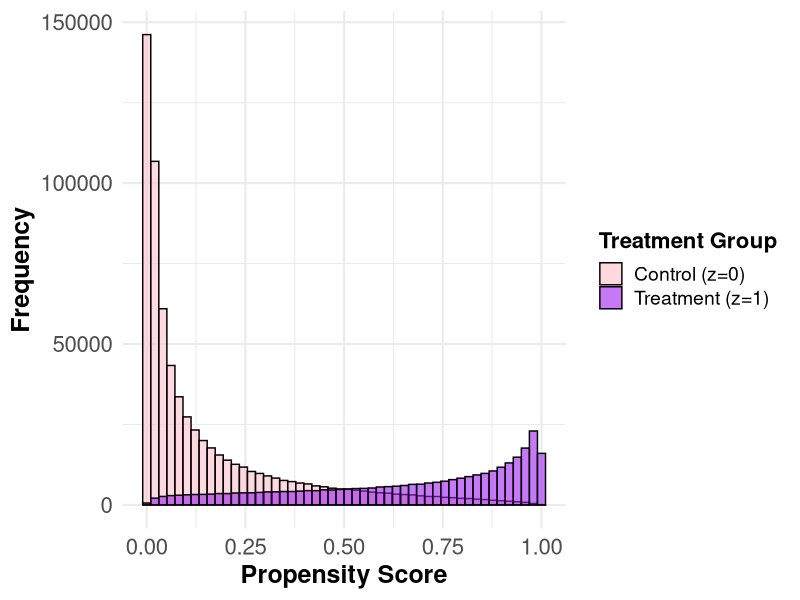

This chart was generated by the following R code: (Note: this script raises an error after producing the figure.)
# Required R packages for data generation and analysis
library(survey)         # Survey data analysis
library(doParallel)     # Parallel processing
library(foreach)        # Looping in parallel
library(xtable)         # Table formatting for LaTeX
library(data.table)     # Data manipulation
library(sampling)       # Sampling techniques
library(MatchIt)        # Propensity score matching
library(Hmisc)          # Data utility functions
library(nloptr)         # Nonlinear optimization
library(numDeriv)       # Numerical derivatives
library(MASS)           # Statistical methods
library(patchwork)      # Plot layout organization
library(boot)           # Bootstrap resampling
library(magrittr)       # Pipe operator (%>%)

# Set the working directory
setwd("/Volumes/T7 Shield/R_SW_Final_Data_0118_2025/TestReformSimulation/")

# Define global parameters for population and sample generation
N           = 1000000            # Total population size
n           = N * 0.005          # Sample size (0.5% of the population)
n_covar     = 7                  # Number of covariates (6 regular + 1 associated with missingness if needed)
n_strata    = 10                 # Number of strata in the population
n_cluster   = 20                 # Number of clusters within each stratum
n_scenarios = 1                  # Number of scenarios to consider
tau_strata  = 0.35               # Standard deviation of covariate means across strata
min_prob    = 0.000              # Minimum probability threshold to avoid near-zero values
tau_cluster = c(0.15)            # Standard deviation of covariate means across clusters
s.m         = 1                  # Scaling factor for the simulation
# n.reps      = 5000             # Number of simulation replicates

# Set the seed for reproducibility
set.seed(20220930)


############################################################################################################################
# Generate Super Population Data
############################################################################################################################

# Initialize list to store datasets across scenarios
data_sets = list()


for(scenario in 1:n_scenarios){
  # Means in Matrix
  mu_strata  = matrix(rnorm(n_strata * n_covar, mean = 0, sd = tau_strata), nrow = n_strata, ncol = n_covar)  # Mean structure for strata
  mu_cluster = matrix(rnorm(n_cluster * n_covar, mean = 0, sd = tau_cluster[scenario]), nrow = n_cluster, ncol = n_covar)  # Mean structure for clusters
  
  # Identifying the STRATA EFFECT by stratum and covariates
  # Define row names (Strata)
  strata_row = rep(NA, n_strata)
  for (strata in 1:n_strata) {
    strata_row[strata] = paste("Strata", strata, sep = "_")
  }
  rownames(mu_strata) = strata_row
  
  # Define column names (Covariates)
  strata_col = rep(NA, n_covar)
  for (covariate in 1:n_covar) {
    strata_col[covariate] = paste("Covariate", covariate, sep = "_")
  }
  colnames(mu_strata) = strata_col
  
  # Identifying the CLUSTER EFFECT by cluster and covariates
  # Define row names (Clusters)
  cluster_row = rep(NA, n_cluster)
  for (cluster in 1:n_cluster) {
    cluster_row[cluster] = paste("Cluster", cluster, sep = "_")
  }
  rownames(mu_cluster) = cluster_row
  
  # Define column names (Covariates)
  cluster_col = rep(NA, n_covar)
  for (covariate in 1:n_covar) {
    cluster_col[covariate] = paste("Covariate", covariate, sep = "_")
  }
  colnames(mu_cluster) = cluster_col
  
  ############################################################################################################################
  # CREATING THE COVARIATES
  ############################################################################################################################
  
  cluster_l  = list()  # Temporary storage for cluster-level data
  strata_l   = list()  # Temporary storage for stratum-level data
  variable_l = list()  # Temporary storage for each covariate
  
  # Generate covariates for all subjects across clusters and strata
  for (variable in 1:n_covar) {  # Iterate over covariates
    for (strata in 1:n_strata) {  # Iterate over strata
      for (cluster in 1:n_cluster) {  # Iterate over clusters
        
        # Generate data for subjects in a specific cluster within a stratum
        data = cbind(
          rep((strata - 1) * n_cluster + cluster, N / (n_strata * n_cluster)),  # Cluster index
          rep(strata, N / (n_strata * n_cluster)),  # Stratum index
          rnorm(N / (n_strata * n_cluster), mean = mu_cluster[cluster, variable] + mu_strata[strata, variable])  # Covariate values
        )
        
        colnames(data) = c("Cluster", "Strata", paste("X", variable, sep = ""))  # Define column names
        cluster_l[[cluster]] = data
      }
      strata_l[[strata]] = do.call("rbind", cluster_l)  # Combine cluster data within each stratum
    }
    variable_l[[variable]] = data.frame(do.call("rbind", strata_l))  # Combine stratum data for each covariate
  }
  
  # Combine all covariate data into a single dataset
  data = variable_l[[1]]  # Initialize with the first covariate
  for (variable in 2:n_covar) {
    data = cbind(data, variable_l[[variable]][, 3])  # Add covariate values (3rd column corresponds to covariate values Xi)
  }
  
  # Define column names for the covariate dataset
  var_col = rep(NA, n_covar)
  for (covariate in 1:n_covar) {
    var_col[covariate] = paste("x", covariate, sep = "")  # Define covariate names
  }
  
  colnames(data) = c("Cluster", "Strata", var_col)  # Assign final column names
  
  
  ############################################################################################################################
  # PROPENSITY SCORE MODEL
  ############################################################################################################################
  
  # Logistic (expit) function for probability calculation
  expit = function(x) { exp(x) / (1 + exp(x)) }
  
  # Define coefficients for the logistic regression model
  a0 = log(20 / 80)  # Intercept
  a1 = log(1.10)     # Coefficient for x1
  a2 = log(1.25)     # Coefficient for x2
  a3 = log(1.50)     # Coefficient for x3
  a4 = log(1.75)     # Coefficient for x4
  a5 = log(2.00)     # Coefficient for x5
  a6 = log(2.50)     # Coefficient for x6
  a7 = log(1.10)     # Interaction term coefficient for x1 * x2
  
  delta_z = 2  # Scaling factor for treatment assignment effects
  
  # Calculate the propensity score formula using the logistic model
  formula = a0 + delta_z * (
    a1 * data$x1 + a2 * data$x2 + a3 * data$x3 + a4 * data$x4 + 
      a5 * data$x5 + a6 * data$x6 + a7 * data$x1 * data$x2
  )
  
  # Calculate propensity scores
  prob_treat = expit(formula)  # Treatment probabilities for each individual
  
  # Assign propensity scores to the dataset
  data$prob_treat = prob_treat
  
  # Simulate treatment assignment based on propensity scores
  data$z = rbinom(N, 1, prob_treat)  # Treatment indicator: z ~ Bernoulli(prob_treat)
  
  ############################################################################################################################
  # VISUALIZE PROPENSITY SCORE DISTRIBUTION
  ############################################################################################################################
  
  # Load required package for visualization
  library(ggplot2)
  
  # Convert treatment indicator into a factor for labeling in the plot
  data$TreatmentGroup <- factor(data$z, 
                                levels = c(0, 1), 
                                labels = c("Control (z=0)", "Treatment (z=1)"))
  
  # Create a histogram of propensity scores by treatment group
  p_good_overlap <- ggplot(data, aes(x = prob_treat, fill = TreatmentGroup)) +
    geom_histogram(alpha = 0.6, position = "identity", bins = 50, color = "black") +
    scale_fill_manual(values = c("Control (z=0)" = "pink", "Treatment (z=1)" = "purple")) +
    labs(x = "Propensity Score", y = "Frequency", fill = "Treatment Group") +
    theme_minimal(base_size = 16) +
    theme(
      # Customize axis titles and text for readability
      axis.title = element_text(face = "bold", size = 18),
      axis.text = element_text(size = 16),
      # Customize legend for better interpretability
      legend.title = element_text(face = "bold", size = 16),
      legend.text = element_text(size = 14),
      # Optionally, adjust plot title formatting if used
      plot.title = element_text(face = "bold", size = 20)
    )
  
  # Display the plot
  print(p_good_overlap)
  
  ############################################################################################################################
  # OUTCOME MODEL CONTINUOUS (Y)
  ############################################################################################################################
  
  # Define coefficients for the outcome model
  b0  = 0.00   # Intercept
  b1  = 2.50   # Coefficient for x1
  b2  = -2.00  # Coefficient for x2
  b3  = 1.75   # Coefficient for x3
  b4  = -1.25  # Coefficient for x4
  b5  = 1.50   # Coefficient for x5
  b6  = 1.10   # Coefficient for x6
  b70 = 2.50   # Interaction term coefficient for x1 * x2 in y0
  b71 = 1.50   # Interaction term coefficient for x1 * x2 in y1
  
  # Define treatment effect scaling factors
  delta0 = 0.3  # Scaling factor for control group (y0)
  delta1 = 1    # Constant treatment effect
  delta2 = 0.2  # Interaction scaling factor for treatment effect
  
  # Generate counterfactual outcomes for the control group
  data$y0 = b0 + delta0 * (
    b1 * data$x1 + b2 * data$x2 + b3 * data$x3 + 
      b4 * data$x4 + b5 * data$x5 + b6 * data$x6 + 
      b70 * data$x1 * data$x2
  ) + rnorm(N)  # Random noise with default sd = 1
  
  # Generate counterfactual outcomes for the treatment group
  data$y1 = data$y0 + delta1 + delta2 * (
    b1 * data$x1 + b2 * data$x2 + b3 * data$x3 + 
      b4 * data$x4 + b5 * data$x5 + b6 * data$x6 + 
      b71 * data$x1 * data$x2
  ) + rnorm(N)  # Random noise with default sd = 1
  
  # Calculate observed outcome based on treatment assignment
  data$y = data$z * data$y1 + (1 - data$z) * data$y0  # Observed outcome for each subject
  
  
  data_sets[[scenario]] = data
  
}





SuperPopGen_GoodOverlap_AllinOne_0118_2025<- data_sets

save(SuperPopGen_GoodOverlap_AllinOne_0118_2025, file = "SuperPopGen_GoodOverlap_AllinOne_0118_2025.RData")
